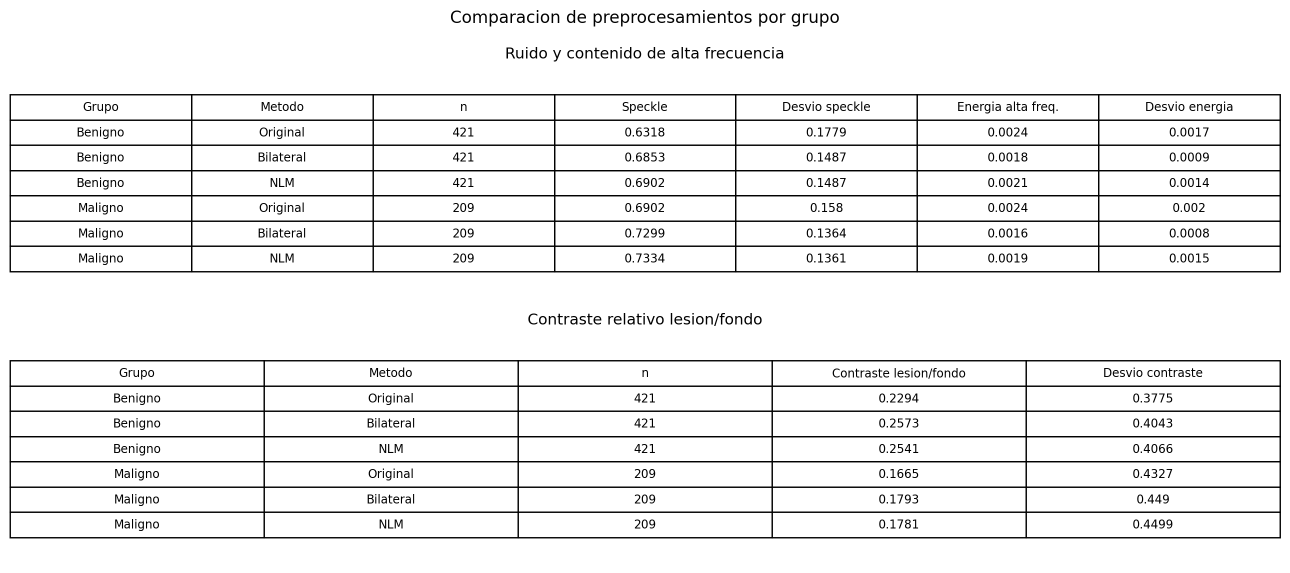
#> input picture outputs/figures/preprocessing_comparison/preprocessing_summary_table.png, 2579 x 1146 px (shown at 1/2 size)
$ python -i 03_preprocessing_comparison.py   (imports and definitions only)
#> lines starting #> are read from the running program, lines starting #| are printed output that depends on the picture
"""
preprocessing_comparison.py

Modulo 02 - Comparacion de preprocesamientos para BUSI.

Este modulo recibe las imagenes seleccionadas por:
    src/select_and_characterize_subset.py

Entrada obligatoria:
    outputs/tables/selected_subset_metadata.csv

Preprocesamientos evaluados:
1. robust_bilateral:
   - normalizacion robusta por percentiles 1-99
   - filtro mediano 3x3
   - filtro bilateral d=7, sigmaColor=25, sigmaSpace=25

2. robust_nlm:
   - normalizacion robusta por percentiles 1-99
   - Non-Local Means h=10, templateWindowSize=7, searchWindowSize=21

Salidas:
1. Imagenes preprocesadas:
   data/processed/preprocessed/robust_bilateral/
   data/processed/preprocessed/robust_nlm/

2. Tablas:
   outputs/tables/preprocessing_comparison_per_image.csv
   outputs/tables/preprocessing_comparison_summary.csv

3. Tabla visual resumen:
   outputs/figures/preprocessing_comparison/preprocessing_summary_table.png

4. Figuras comparativas:
   outputs/figures/preprocessing_comparison/examples/benign/
   outputs/figures/preprocessing_comparison/examples/malignant/

Cada figura comparativa muestra, para una imagen:
- original;
- preprocesamiento bilateral;
- preprocesamiento NLM;
- imagen espacial con contorno de mascara manual;
- mascara manual;
- histograma;
- espectro de Fourier.

El modulo NO segmenta.
Las mascaras manuales se usan solo para visualizacion y para calcular contraste lesion/fondo.
"""

from pathlib import Path
from shutil import copy2
from typing import Dict, Tuple

import cv2
import matplotlib.pyplot as plt
import numpy as np
import pandas as pd


# ============================================================
# Configuracion general
# ============================================================

INPUT_METADATA_PATH = Path("outputs/tables/selected_subset_metadata.csv")

OUTPUT_DATA_DIR = Path("data/processed/preprocessed")
OUTPUT_TABLES_DIR = Path("outputs/tables")
OUTPUT_FIGURES_DIR = Path("outputs/figures/preprocessing_comparison")

N_EXAMPLES_PER_GROUP = 3

# Si se pone True, ademas de guardar las figuras, las abre en pantalla.
# Recomendacion: dejar en False y abrir las imagenes guardadas desde Explorer.
SHOW_FIGURES = False


# ============================================================
# Lectura y utilidades basicas
# ============================================================

# [32 lines left out: functions read_grayscale_image, sanitize_filename, binarize_mask, not called in this run]


def fill_holes(mask: np.ndarray) -> np.ndarray:
    """
    Rellena huecos internos de una mascara binaria.
    """

    mask_u8 = (mask.astype(np.uint8)) * 255

    h, w = mask_u8.shape
    flood = mask_u8.copy()
    flood_mask = np.zeros((h + 2, w + 2), dtype=np.uint8)

    cv2.floodFill(flood, flood_mask, (0, 0), 255)

    flood_inv = cv2.bitwise_not(flood)
    filled = cv2.bitwise_or(mask_u8, flood_inv)

    return filled > 0


def keep_largest_component(mask: np.ndarray) -> np.ndarray:
    """
    Conserva el mayor componente conectado de una mascara binaria.
    """

    n_labels, labels, stats, _ = cv2.connectedComponentsWithStats(
        mask.astype(np.uint8),
        connectivity=8,
    )

    if n_labels <= 1:
        return np.zeros_like(mask, dtype=bool)

    largest_label = 1 + int(np.argmax(stats[1:, cv2.CC_STAT_AREA]))

    return labels == largest_label


def get_valid_ultrasound_region(image: np.ndarray) -> np.ndarray:
    """
    Estima la region valida de ecografia.

    Objetivo:
    - excluir fondo negro externo;
    - no excluir lesiones oscuras internas.

    Por eso se umbraliza muy bajo, se conserva el mayor componente y luego
    se rellenan huecos internos.
    """

    valid = image > 1

    kernel = cv2.getStructuringElement(cv2.MORPH_ELLIPSE, (25, 25))
    valid_closed = cv2.morphologyEx(
        (valid.astype(np.uint8)) * 255,
        cv2.MORPH_CLOSE,
        kernel,
    ) > 0

    valid_largest = keep_largest_component(valid_closed)

    if valid_largest.sum() == 0:
        valid_largest = valid_closed

    valid_filled = fill_holes(valid_largest)

    return valid_filled


# ============================================================
# Preprocesamientos
# ============================================================

# [702 lines left out: functions robust_normalization, preprocess_robust_bilateral, preprocess_robust_nlm, compute_speckle_index, compute_high_frequency_energy_ratio, compute_lesion_background_contrast and 13 more, not called in this run]


# [2 lines not run here, left out]

>>> import cv2
>>> picture = cv2.imread('../outputs/figures/preprocessing_comparison/preprocessing_summary_table.png', cv2.IMREAD_GRAYSCALE)
#> picture is the input picture: shape (1146, 2579); min 0, max 255, mean 239.5
>>> result = get_valid_ultrasound_region(picture)
#> in get_valid_ultrasound_region, `valid = image > 1`:
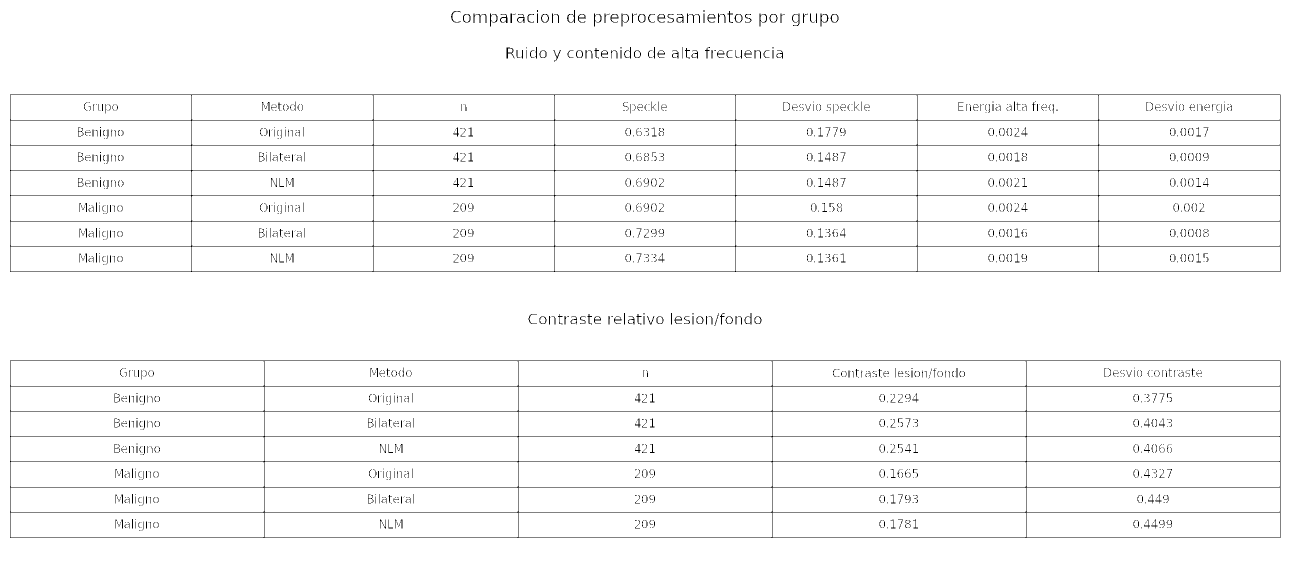
#> valid: shape (1146, 2579) bool (shown at 1/2 size); 97.6% white; black in thin lines or dots
#> in get_valid_ultrasound_region, `valid_closed = cv2.morphologyEx( (valid.astype(np.uint8)) * 255, cv2.M..`: valid_closed: shape (1146, 2579) bool; every value is 1
#> in keep_largest_component, `n_labels, labels, stats, _ = cv2.connectedComponentsWithStats( mask.as..`: labels: shape (1146, 2579) int32; every value is 1
#> in keep_largest_component, `n_labels, labels, stats, _ = cv2.connectedComponentsWithStats( mask.as..`: n_labels = 2; stats = [[-1, 2147483647, 0, 0, 0], [0, 0, 2579, 1146, 2955534]]
#> in keep_largest_component, `largest_label = 1 + int(np.argmax(stats[1:, cv2.CC_STAT_AREA]))`: largest_label = 1
#> in fill_holes, `mask_u8 = (mask.astype(np.uint8)) * 255`: mask_u8: shape (1146, 2579); every value is 255
#> in fill_holes, `flood_inv = cv2.bitwise_not(flood)`: flood_inv: shape (1146, 2579); every value is 0
